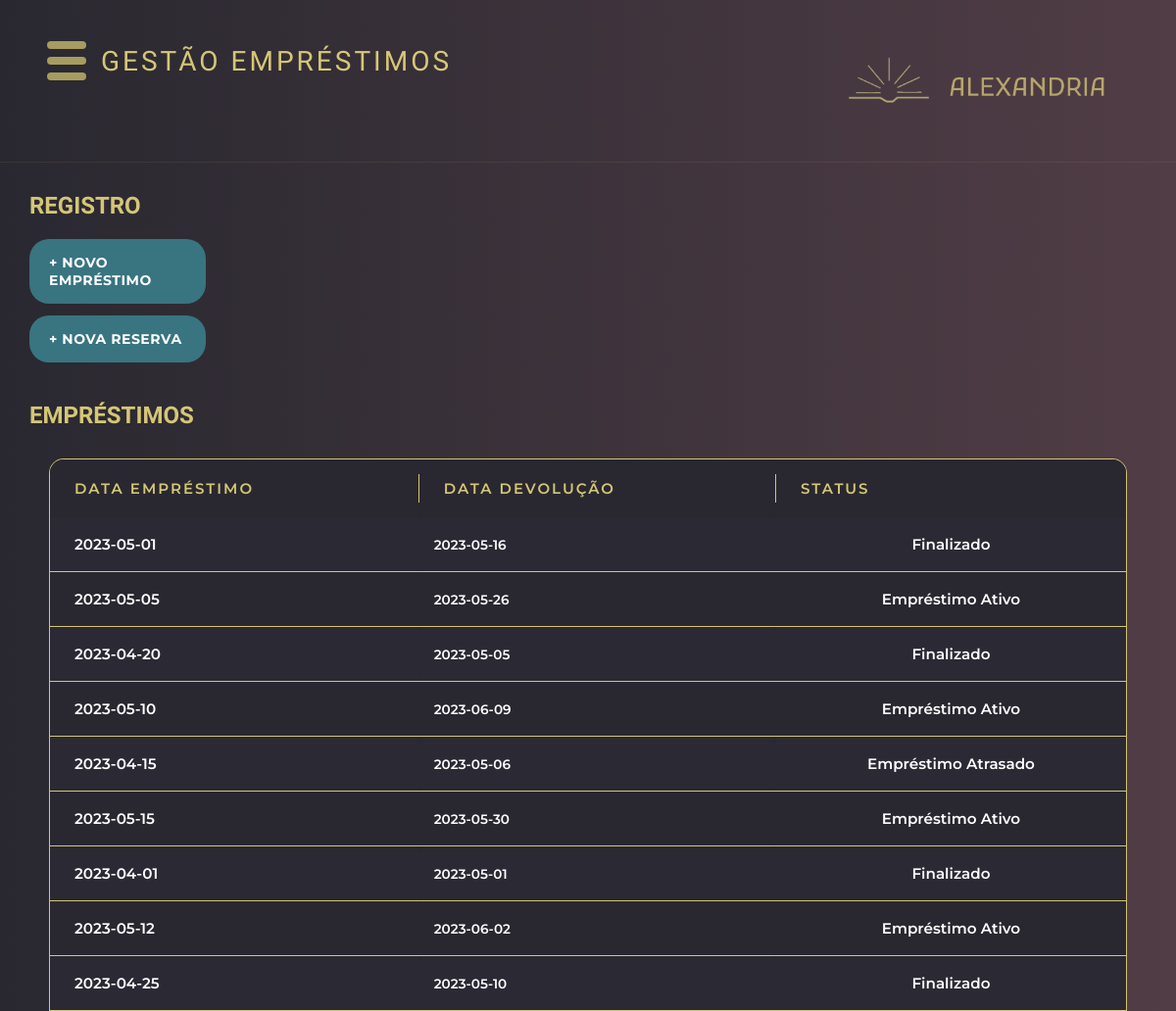
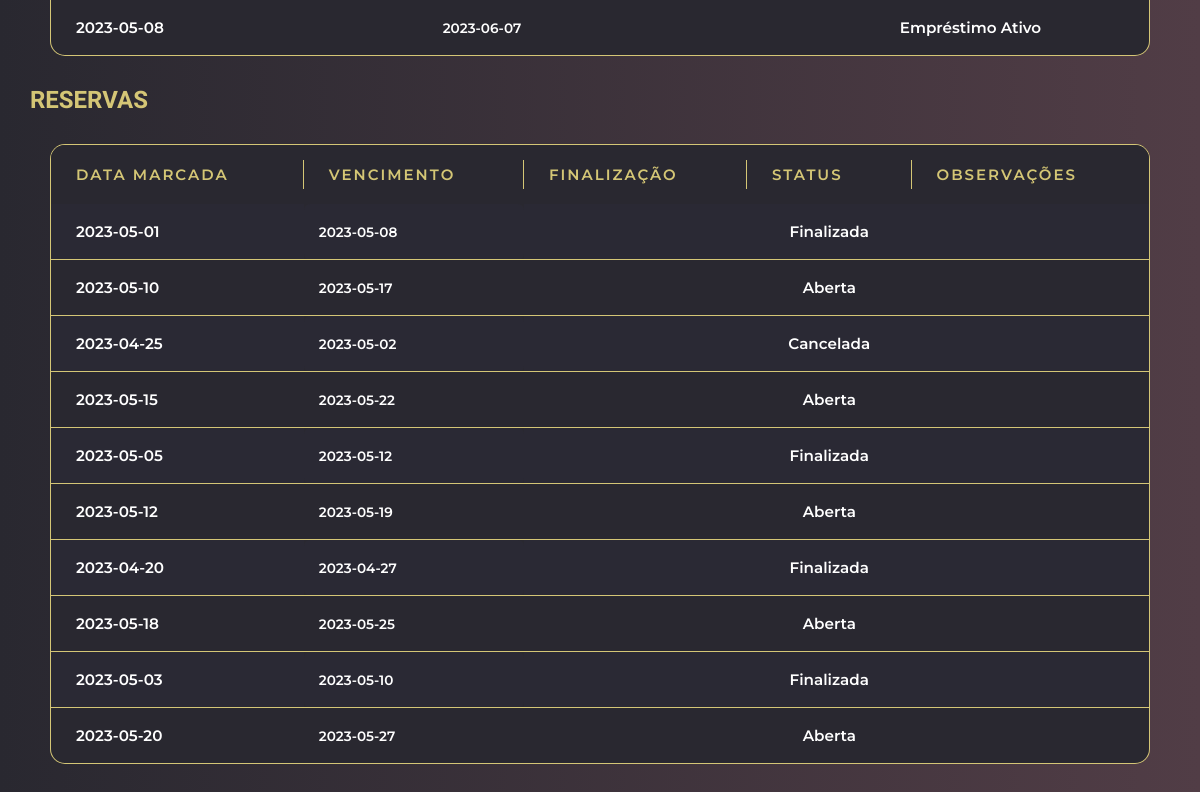
Page /template/gestao/emprestimo-gestao.php on the committed database (2 pictures, top to bottom).
### tables this page shows
CREATE TABLE EMPRESTIMO (
 pk_emp INT PRIMARY KEY auto_increment,
 emp_prazo INT,
 emp_dataEmp DATE,
 emp_dataDev DATE,
 emp_dataDevReal DATE,
 emp_valorMultaDiaria DECIMAL(10,2) default 1.50,
 emp_status ENUM('Empréstimo Ativo', 'Empréstimo Atrasado', 'Renovação Ativa', 'Renovação Atrasada', 'Finalizado') not null default 'Empréstimo Ativo',
 fk_mem INT not null,
 fk_user INT not null,
 fk_liv INT not null,
 FOREIGN KEY(fk_mem) references MEMBRO(pk_mem) on delete restrict on update cascade,
 FOREIGN KEY(fk_user) references USUARIO(pk_user) on delete restrict on update cascade,
 FOREIGN KEY(fk_liv) references LIVRO(pk_liv) on delete restrict on update cascade
);

CREATE TABLE RESERVA ( 
 pk_res INT PRIMARY KEY auto_increment,
 res_prazo INT,
 res_dataMarcada DATE,
 res_dataVencimento DATE,
 res_dataFinalizada DATE,
 res_observacoes VARCHAR(1000),
 res_status ENUM('Aberta', 'Cancelada', 'Finalizada', 'Atrasada') not null default 'Aberta',
 fk_mem INT not null,
 fk_liv INT not null,
 fk_user INT not null,
 FOREIGN KEY(fk_mem) references MEMBRO(pk_mem) on delete restrict on update cascade,
 FOREIGN KEY(fk_liv) references LIVRO(pk_liv) on delete restrict on update cascade,
 FOREIGN KEY(fk_user) references USUARIO(pk_user) on delete restrict on update cascade
);

### funcoes.php (called while the page is built, shortened)
<?php
function conectaBd() {
    $conexao = conectarBanco();
    return $conexao;
}
function listar($tabela) {
    $conexao = conectaBd();
    $stmt = $conexao->prepare("SELECT * FROM $tabela");
    $stmt->execute();
    $variavel = $stmt->fetchAll();
    return $variavel;
}
?>

### template/gestao/emprestimo-gestao.php (the view, shortened to what this page needs)
<?php
require_once "../../funcoes.php";
$emprestimos = listar('emprestimo');
$reservas = listar('reserva');
$tituloH1= "GESTÃO EMPRÉSTIMOS";
include '../header.php';
?>
<main class="main-content">
    <div class="titulo">
        <h2>REGISTRO</h2>
    </div>
    <div class="top-section">
        <div class="actions-section">
            <a href="emprestimo-cadastro.php" class="action-btn">
                <span class="plus-icon">+ NOVO EMPRÉSTIMO</span>
            </a>
            <a href="reserva-cadastro.php" class="action-btn">
                <span class="plus-icon">+ NOVA RESERVA</span>
            </a>
        </div>
    </div>
    <div class = "titulo">
        <h2>Empréstimos</h2>
    </div>
    <div class='titleliv'>
        <div class="tabela">
            <div class="tisch">
                <table>
                    <tr>
                        <th>Data Empréstimo</th>
                        <th>Data Devolução</th>
                        <th>Status</th>
                    </tr>
                    <?php foreach ($emprestimos as $emprestimo): ?>
                        <tr>
                            <td><?= htmlspecialchars($emprestimo["emp_dataEmp"]) ?></td>
                            <td><?= htmlspecialchars($emprestimo["emp_dataDev"]) ?></td>
                            <td><?= htmlspecialchars($emprestimo["emp_status"]) ?></td>
                        </tr>
                    <?php endforeach; ?>
                </table>
            </div>
        </div>
    </div>
    <div class = "titulo">
        <h2>Reservas</h2>
    </div>
    <div class='titleliv'>
        <div class="tabela">
            <div class="tisch">
                <table>
                    <tr>
                        <th>Data Marcada</th>
                        <th>Vencimento</th>
                        <th>Finalização</th>
                        <th>Status</th>
                        <th>Observações</th>
                    </tr>
                    <?php foreach ($reservas as $reserva): ?>
                        <tr>
                            <td><?= htmlspecialchars($reserva["res_dataMarcada"]) ?></td>
                            <td><?= htmlspecialchars($reserva["res_dataVencimento"]) ?></td>
                            <td><?= htmlspecialchars($reserva["res_dataFinalizada"]) ?></td>
                            <td><?= htmlspecialchars($reserva["res_status"]) ?></td>
                            <td><?= htmlspecialchars($reserva["res_observacoes"]) ?></td>
                        </tr>
                    <?php endforeach; ?>
                </table>
            </div>
        </div>
    </div>
</main>
</body>
</html>

### template/header.php (shortened to what this page needs)
<!DOCTYPE html>
<html lang="pt-BR">
<head>
    <link rel="stylesheet" href="../../static/css/header.css">
    <link rel="stylesheet" href="../../static/css/geral.css">
    <link rel="stylesheet" href="https://cdnjs.cloudflare.com/ajax/libs/font-awesome/6.4.0/css/all.min.css">
</head>
<body>
    <nav>
    <div id="iconeMenu">
        <div class="barrasIconeMenu" onclick="animaIconeMenu(this)">
            <div id="barra1"></div>
            <div id="barra2"></div>
            <div id="barra3"></div>
        </div>
    </div>
    </nav>
    <header>
        <div id="logo" class="logo">
            <h1><?php echo isset($tituloH1) ? $tituloH1 : 'errinho eita'; ?></h1>
        </div>
        <div class="brand-section">
            <div class="alexandria-logo">
                <div class="img"> <img src="../../static/img/LOGO.png" class="logoGestao" alt="Logo Alexandria"> </div>
            </div>
        </div>
    </header>

### static/css/header.css (style rules this page uses)
:root { --cor-primaria: rgb(41, 40, 48); --cor-secundaria: rgb(81, 61, 70); --cor-titulo-1: #FFEE87CC; --cor-titulo-2: #C4E9EC99; --cor-titulo-2-contraste: #23767E; --cor-titulo-2-contraste-60: #23767E99; --cor-texto: #FFF; }
* { margin: 0; padding: 0; box-sizing: border-box; }
body { background: linear-gradient(to right, var(--cor-primaria), var(--cor-secundaria)); min-height: 100vh; font-family: 'Montserrat', sans-serif; color: var(--cor-titulo-1); overflow-x: hidden; }
nav { float: left; }
.barrasIconeMenu { display: inline-block; cursor: pointer; }
#iconeMenu { position: fixed; z-index: 2; margin-left:2%;; margin-top:1.5%; }
#barra1, #barra2, #barra3 { width: 40px; height: 8px; background-color: #a69c60; margin: 8px; border-radius: 20px; transition: 0.4s; }
#logo, #iconeMenu { transition: margin-left 0.5s; padding: 16px; }
header { display: flex; justify-content: space-between; align-items: center; padding: 30px 30px; border-bottom: 1px solid rgba(200, 168, 130, 0.1); }
.logo { display: flex; align-items: center; gap: 15px; font-size: 16px; font-weight: 400; letter-spacing: 2px; margin-left: 5%; }
.brand-section { display: flex; align-items: center; gap: 15px; }
.alexandria-logo { display: flex; align-items: center; gap: 8px; }
h1, h2, h3 { font-family: 'Krona One', 'sans-serif'; }

### static/css/geral.css (style rules this page uses)
.main-content { padding: 30px; }
.top-section { margin-top:20px; display: flex; justify-content: space-between; align-items: flex-start; margin-bottom: 40px; }
.actions-section { display: flex; flex-direction: column; gap: 12px; }
.action-btn { background: #397481; border: none; color: white; padding: 15px 20px; border-radius: 20px; cursor: pointer; font-size: 12px; font-weight: 400; display: flex; align-items: center; gap: 8px; width: 15vw; text-transform: uppercase; letter-spacing: 0.5px; transition: all 0.2s ease; text-decoration: none; }
.plus-icon { font-size: 14px; font-weight: bold; }
.titleliv { margin: 30px 0; padding: 0 20px; }
.tabela { background: var(--cor-primaria); border-radius: 15px; overflow: hidden; border: 1px solid var(--cor-titulo-1); }
.tisch { overflow-x: auto; }
table { width: 100%; border-collapse: collapse; font-family: 'Montserrat', sans-serif; }
th { background: var(--cor-primaria); color: var(--cor-titulo-1); padding: 20px 25px; text-align: left; font-weight: 600; text-transform: uppercase; letter-spacing: 2px; font-size: 15px; position: relative; }
th:not(:last-child)::after { content: ''; position: absolute; right: 0; top: 25%; height: 50%; width: 1px; background: var(--cor-titulo-1); }
td { padding: 18px 25px; border-bottom: 1px solid var(--cor-titulo-1); font-size: 0.95rem; color:white; vertical-align: middle; transition: all 0.3s ease; }
tr:last-child td { border-bottom: none; }
td:first-child { font-weight: 600; color: white; }
td:nth-child(2) { font-family: 'Montserrat', sans-serif; font-weight: 600; border-radius: 6px; font-size: 0.85rem; color: white; padding: 12px 15px; }
td:nth-child(3) { text-transform: capitalize; font-weight: 600; }
td:nth-child(4), td:nth-child(5) { text-align: center; font-weight: 600; color: white; }
td:last-child { text-align: center; }
tbody tr:nth-child(even) { background-color: rgba(102, 126, 234, 0.02); }
.logoGestao { max-width:400px;; width: 100%; float: right; padding-left: 20%; margin-top: 0% }
h1, h2 { font-weight: 700; color: var(--cor-titulo-1); text-transform: uppercase; font-family: 'Krona One', 'sans-serif'; }
h1 { text-align: center; }
.titulo { display:left; padding-right:75%; }
h1 { color: var(--cor-titulo-1); font-size: 28px; font-weight: 300; letter-spacing: 3px; text-align: center; margin-bottom: 40px; text-transform: uppercase; }

### rows in the picture
emprestimo: emp_dataEmp "2023-05-01", emp_dataDev "2023-05-16", emp_status "Finalizado"
emprestimo: emp_dataEmp "2023-05-05", emp_dataDev "2023-05-26", emp_status "Empréstimo Ativo"
emprestimo: emp_dataEmp "2023-04-20", emp_dataDev "2023-05-05", emp_status "Finalizado"
emprestimo: emp_dataEmp "2023-05-10", emp_dataDev "2023-06-09", emp_status "Empréstimo Ativo"
emprestimo: emp_dataEmp "2023-04-15", emp_dataDev "2023-05-06", emp_status "Empréstimo Atrasado"
emprestimo: emp_dataEmp "2023-05-15", emp_dataDev "2023-05-30", emp_status "Empréstimo Ativo"
emprestimo: emp_dataEmp "2023-04-01", emp_dataDev "2023-05-01", emp_status "Finalizado"
emprestimo: emp_dataEmp "2023-05-12", emp_dataDev "2023-06-02", emp_status "Empréstimo Ativo"
emprestimo: emp_dataEmp "2023-04-25", emp_dataDev "2023-05-10", emp_status "Finalizado"
emprestimo: emp_dataEmp "2023-05-08", emp_dataDev "2023-06-07", emp_status "Empréstimo Ativo"
reserva: res_dataMarcada "2023-05-01", res_dataVencimento "2023-05-08", res_status "Finalizada"
reserva: res_dataMarcada "2023-05-10", res_dataVencimento "2023-05-17", res_status "Aberta"
reserva: res_dataMarcada "2023-04-25", res_dataVencimento "2023-05-02", res_status "Cancelada"
reserva: res_dataMarcada "2023-05-15", res_dataVencimento "2023-05-22", res_status "Aberta"
reserva: res_dataMarcada "2023-05-05", res_dataVencimento "2023-05-12", res_status "Finalizada"
reserva: res_dataMarcada "2023-05-12", res_dataVencimento "2023-05-19", res_status "Aberta"
reserva: res_dataMarcada "2023-04-20", res_dataVencimento "2023-04-27", res_status "Finalizada"
reserva: res_dataMarcada "2023-05-18", res_dataVencimento "2023-05-25", res_status "Aberta"
reserva: res_dataMarcada "2023-05-03", res_dataVencimento "2023-05-10", res_status "Finalizada"
reserva: res_dataMarcada "2023-05-20", res_dataVencimento "2023-05-27", res_status "Aberta"

### other values in the picture
$tituloH1 "GESTÃO EMPRÉSTIMOS"
